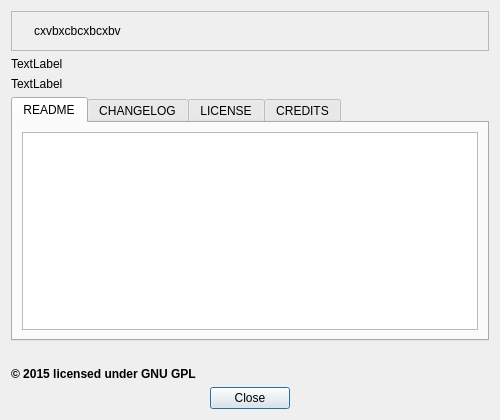
<?xml version="1.0" encoding="UTF-8"?>
<ui version="4.0">
 <class>AboutDialog</class>
 <widget class="QDialog" name="AboutDialog">
  <property name="geometry">
   <rect>
    <x>0</x>
    <y>0</y>
    <width>500</width>
    <height>420</height>
   </rect>
  </property>
  <property name="minimumSize">
   <size>
    <width>500</width>
    <height>420</height>
   </size>
  </property>
  <property name="maximumSize">
   <size>
    <width>500</width>
    <height>420</height>
   </size>
  </property>
  <property name="windowTitle">
   <string>About</string>
  </property>
  <layout class="QVBoxLayout" name="verticalLayout_6">
   <item>
    <widget class="QFrame" name="frame">
     <property name="frameShape">
      <enum>QFrame::StyledPanel</enum>
     </property>
     <property name="frameShadow">
      <enum>QFrame::Raised</enum>
     </property>
     <layout class="QHBoxLayout" name="horizontalLayout">
      <item>
       <widget class="QLabel" name="label_2">
        <property name="text">
         <string/>
        </property>
        <property name="pixmap">
         <pixmap resource="../../../info.qrc">:/info/logo64</pixmap>
        </property>
       </widget>
      </item>
      <item>
       <widget class="QLabel" name="label">
        <property name="text">
         <string>cxvbxcbcxbcxbv</string>
        </property>
       </widget>
      </item>
      <item>
       <spacer name="horizontalSpacer">
        <property name="orientation">
         <enum>Qt::Horizontal</enum>
        </property>
        <property name="sizeHint" stdset="0">
         <size>
          <width>40</width>
          <height>20</height>
         </size>
        </property>
       </spacer>
      </item>
     </layout>
    </widget>
   </item>
   <item>
    <widget class="QLabel" name="label_3">
     <property name="text">
      <string>TextLabel</string>
     </property>
    </widget>
   </item>
   <item>
    <widget class="QLabel" name="label_4">
     <property name="text">
      <string>TextLabel</string>
     </property>
    </widget>
   </item>
   <item>
    <layout class="QVBoxLayout" name="verticalLayout_2">
     <item>
      <widget class="QTabWidget" name="tabWidget">
       <property name="currentIndex">
        <number>0</number>
       </property>
       <widget class="QWidget" name="tab">
        <attribute name="title">
         <string>README</string>
        </attribute>
        <layout class="QVBoxLayout" name="verticalLayout">
         <item>
          <widget class="QPlainTextEdit" name="readme">
           <property name="textInteractionFlags">
            <set>Qt::NoTextInteraction</set>
           </property>
          </widget>
         </item>
        </layout>
       </widget>
       <widget class="QWidget" name="tab_2">
        <attribute name="title">
         <string>CHANGELOG</string>
        </attribute>
        <layout class="QVBoxLayout" name="verticalLayout_3">
         <item>
          <widget class="QPlainTextEdit" name="changelog">
           <property name="textInteractionFlags">
            <set>Qt::NoTextInteraction</set>
           </property>
          </widget>
         </item>
        </layout>
       </widget>
       <widget class="QWidget" name="tab_3">
        <attribute name="title">
         <string>LICENSE</string>
        </attribute>
        <layout class="QVBoxLayout" name="verticalLayout_4">
         <item>
          <widget class="QPlainTextEdit" name="licence">
           <property name="textInteractionFlags">
            <set>Qt::NoTextInteraction</set>
           </property>
          </widget>
         </item>
        </layout>
       </widget>
       <widget class="QWidget" name="tab_4">
        <attribute name="title">
         <string>CREDITS</string>
        </attribute>
        <layout class="QVBoxLayout" name="verticalLayout_5">
         <item>
          <widget class="QPlainTextEdit" name="credits">
           <property name="textInteractionFlags">
            <set>Qt::NoTextInteraction</set>
           </property>
          </widget>
         </item>
        </layout>
       </widget>
      </widget>
     </item>
    </layout>
   </item>
   <item>
    <widget class="QLabel" name="labelSpacer"/>
   </item>
   <item>
    <widget class="QLabel" name="labelCopyright">
     <property name="text">
      <string notr="true">&lt;b&gt;© 2015 licensed under GNU GPL&lt;/b&gt;</string>
     </property>
     <property name="alignment">
      <set>Qt::AlignLeading|Qt::AlignLeft|Qt::AlignVCenter</set>
     </property>
    </widget>
   </item>
   <item>
    <widget class="QDialogButtonBox" name="buttonBox">
     <property name="standardButtons">
      <set>QDialogButtonBox::Close</set>
     </property>
     <property name="centerButtons">
      <bool>true</bool>
     </property>
    </widget>
   </item>
  </layout>
 </widget>
 <resources>
  <include location="../../../info.qrc"/>
 </resources>
 <connections>
  <connection>
   <sender>buttonBox</sender>
   <signal>clicked(QAbstractButton*)</signal>
   <receiver>AboutDialog</receiver>
   <slot>close()</slot>
   <hints>
    <hint type="sourcelabel">
     <x>279</x>
     <y>402</y>
    </hint>
    <hint type="destinationlabel">
     <x>279</x>
     <y>209</y>
    </hint>
   </hints>
  </connection>
 </connections>
</ui>
